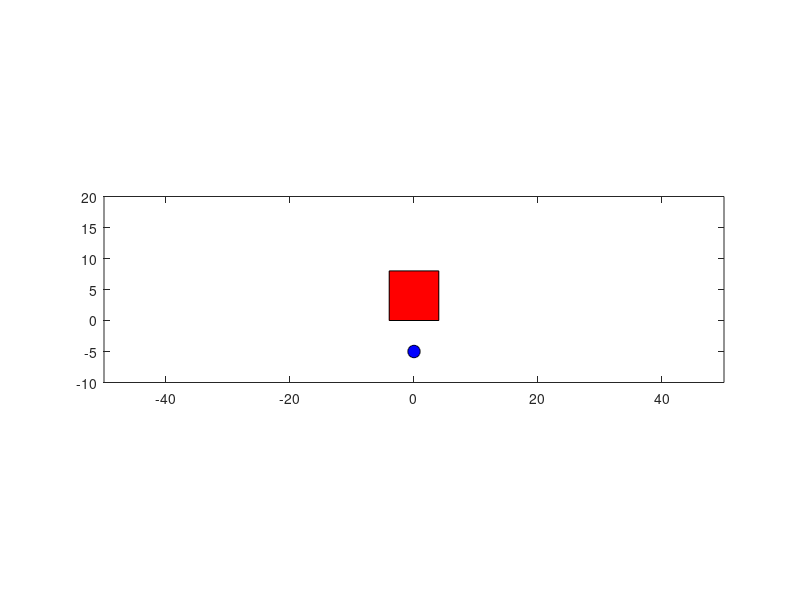

The MATLAB script that drew this image: (Note: this script raises an error after producing the figure.)
%---------------------- Simulation of Cart-pole System-------------------
% 
% All units are in S.I 

% Koundinya
% AE13B010

% MATLAB R2014a

%-----------Animation Initialization-------

% Cart Coordinates
x_cart_vertices = [4 4 -4 -4 ];
y_cart_vertices = [8 0 0 8];

% Pendulum bob coordinates
r = 1;
v = linspace(0,2*pi);
x_pendulum = r*cos(v);
y_pendulum = -5+r*sin(v);

% Pendulum Rod coordinates
x_rod = [0 0 0 0 ];
y_rod = [4 -5 -5 4];

% Draw Objects
cart = fill(x_cart_vertices, y_cart_vertices, 'r');
hold on
pendulum = fill(x_pendulum, y_pendulum, 'b');
hold on
rod = fill(x_rod, y_rod, 'g');

% Setting Axis limits
axis([-50 50 -10 20])
axis equal
axis manual % disable auto scaling

%---------System Parameters-----------------


m=0.1; % Pendulum+Pole mass
l=0.5; % Pendulum length
M=1;   % Mass of cart

F=10;   % Control Input-Force


%-----------Control Conditions------------
theta_setpoint=pi/2;

%-----------Initial Conditions-------------  
x_0=0;
v_0=0;
theta_0=pi;
w_0=0;

initial_state=[x_0 v_0 theta_0 w_0];

%------------Q-learning Initialization-------------------

MAX_FALLS  = 500;
falls = 0;
steps=0;
max_steps=0;

e     = 0.09;    % Exploration parameter
alpha = 1.5;      % Learning parameter
gamma = 0.4;    % discount parameter
SEED  = 50000;

total_boxes=325;

for i=1:total_boxes
  Q_value(i) = 0;
end

% Selecting an initial action randomly
rng(SEED,'twister');
action = -F;                                    
if (randi(10) >= 5)
    action = F;                                  
end

%Initial State
box=get_box(x_0,v_0,theta_0,w_0,F);  

%------------------------------------------------------------

% time step
dt=0.005;
t=0:dt:2*dt;

% initialize state variables
state(2,:)=initial_state;
 
  fprintf('\n\t\t Started Simulation \n');
  
  while(falls<=MAX_FALLS)   
  %----------------------Solving Cart-pole Dynamics-----------
 [tspan,state]=ode45(@(t,x) cartPoleDynamics(t,x,m,M,l,action),t,initial_state);
 
 if state(2,3)>2*pi
     state(2,3)=state(2,3)-2*pi;
 elseif state(2,3)<0
     state(2,3)=state(2,3)+2*pi;
 end
 
  initial_state=state(2,:);
  
  %---------------- Q-learning Control------------------------
  

    new_box = get_box_Qlearning(state(2,1),state(2,2),state(2,3),state(2,4),action);
    if(new_box<0)
        p      = 0;
        reward = -1;
        falls  = falls + 1;
        
        % SARSA On-policy TD Algorithm
        rhat         = reward + gamma*(p) - Q_value(box); 
        Q_value(box) = Q_value(box) + alpha*(rhat);

        %Reset cart-pole to initial state
        initial_state=[x_0 v_0 theta_0 w_0];
        state(2,:)=initial_state;
        if(steps>max_steps)
            max_steps=steps;
        end
        steps     = 0;
        
    else
        if(new_box==0)
            new_box=325;
        end
        %SARSA On-policy TD Algorithm
        reward       = 1;
        rhat         = reward + gamma*(Q_value(new_box)) - Q_value(box);
        Q_value(box) = Q_value(box) + alpha*(rhat);
        box          = new_box;    %s <-- s' 
    end
    %           e-Greedy action selection rule
%           ------------------------------
%       -> random action for exploration with probability           : e
%       -> greedy action(one with highest Q-value) with probability : 1-e

     if(randi(100)>=100*e)
         a=get_box_Qlearning(state(2,1),state(2,2),state(2,3),state(2,4),F);
         b=get_box_Qlearning(state(2,1),state(2,2),state(2,3),state(2,4),-F);
         if(a==0)
             a=325;
         end
         if(b==0)
             b=325;
         end
         if(Q_value(a)>Q_value(b))
             action=F;
         else
             action=-F;
         end
     else
         action = -F;                                    
            if (randi(10) >= 5)
                action = F;                                  
            end
     end
      if(falls>490) 
  %------------------------Animation---------------------------
% // Revision needed-clumsy code

    x1 = x_cart_vertices + state(2,1);   % Move cart to new location (x1,y1) after state update
    y1 = y_cart_vertices;
    set(cart,'Vertices',[x1(:) y1(:)])

    x2 = x_pendulum+ 9*sin(state(2,3))+state(2,1);  % Move pendulum bob to new location after state update
    y2 = y_pendulum+ 9*(1-cos(state(2,3)));
    set(pendulum, 'Vertices', [x2(:) y2(:)])
    
    % Move pendulum Rod to new location after state update
    x3 = [state(2,1) state(2,1)+9*sin(state(2,3)) state(2,1)+9*sin(state(2,3)) state(2,1)];
    y3 = [4 4-9*cos(state(2,3)) 4-9*cos(state(2,3)) 4] ;
    set(rod,'Vertices',[x3(:) y3(:)])
    
   
    xlabel({'Trial ';falls})
    %pause(0.0010);
    drawnow
      end

%---------------------------------------------------------------
steps=steps+1;
 
  end
 
 fprintf('\n\t Done \n');
 fprintf('\n\t Pole was balanced for a maximum of : %ld time steps',max_steps);
 

 
 
